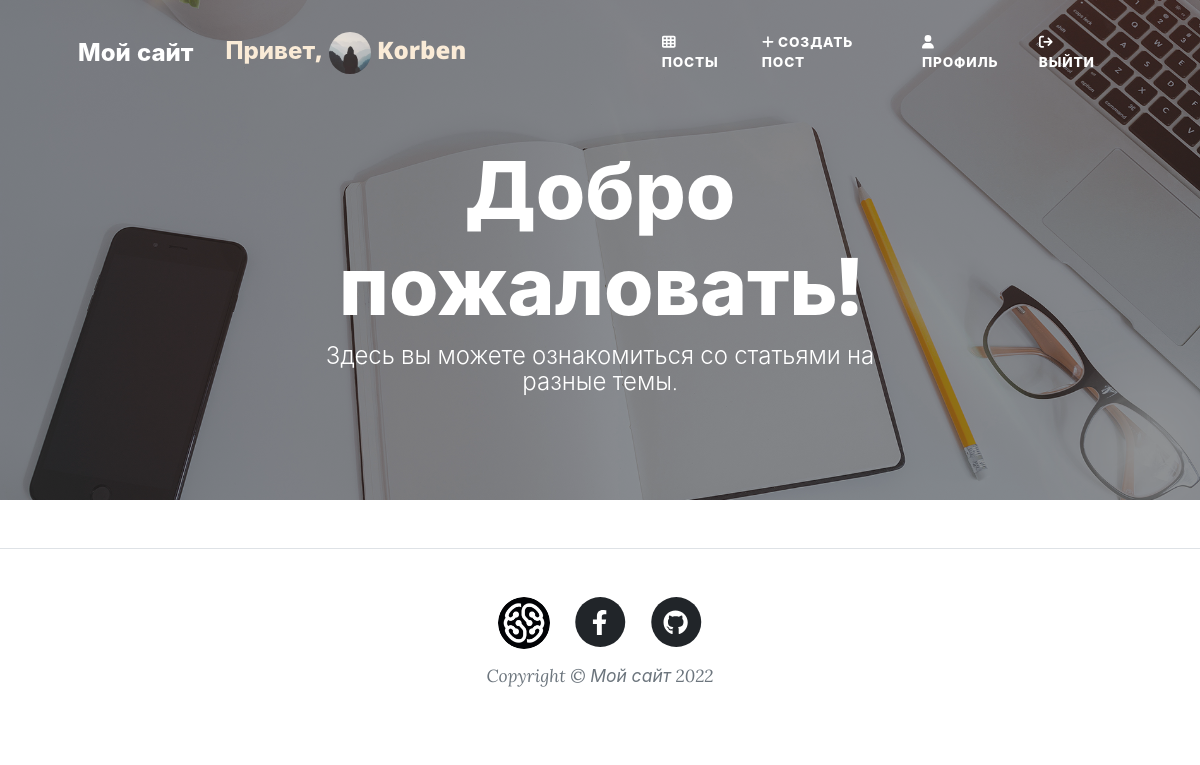
/home (signed in), run on the app's committed database.
### first_flask_project/models.py (models this page shows, shortened)
class User(db.Model, UserMixin):
    id = db.Column(db.Integer, primary_key=True)
    username = db.Column(db.String(30), unique=True, nullable=False)
    email = db.Column(db.String(120), unique=True, nullable=False)
    avatar_image = db.Column(db.String(30), nullable=False,
                             default='default.png')
    password = db.Column(db.String(60), nullable=False)
    posts = db.relationship('Post', backref='author', lazy=True)

### first_flask_project/main/routes.py (the view)
@main.route("/")
@main.route("/home")
def home():
    return render_template('index.html')

### first_flask_project/models.py (called while the page is built)
@login_manager.user_loader
def load_user(user_id):
    return User.query.get(int(user_id))

### first_flask_project/templates/index.html (shortened to what this page needs)
<!DOCTYPE html>
<html lang="en">
    <head>
        <link href="{{ url_for('static', filename='css/styles.css') }}"
              rel="stylesheet"
              type="text/css" />
    </head>
    <body>
        {% block navbar %}
            {% include 'includes/navbar.html' %}
        {% endblock navbar %}
        {% block header %}
            {% include 'includes/header.html' %}
        {% endblock header %}
        {% block footer %}
            {% include 'includes/footer.html' %}
        {% endblock footer %}
    </body>
</html>

### first_flask_project/templates/includes/navbar.html (shortened to what this page needs)
<nav class="navbar navbar-expand-lg navbar-light" id="mainNav">
    <div class="container px-4 px-lg-5">
        <a class="navbar-brand" href="/home">Мой сайт</a>
        {% if current_user.is_authenticated %}
            <h4 style="margin-top: 10px; color: antiquewhite;">
                Привет, <img class="rounded-circle account-img"
                                     src="{{ url_for('static', filename='profile_pics/' + current_user.avatar_image) }}"
                                     style="width: 10%;">
                {{ current_user.username }}
            </h4>
        {% endif %}
        <div class="collapse navbar-collapse" id="navbarResponsive">
            <ul class="navbar-nav ms-auto py-4 py-lg-0">
                {% if current_user.is_authenticated %}
                    <li class="nav-item">
                        <a class="nav-link px-lg-3 py-3 py-lg-4"
                           href="{{url_for('posts.allpost') }}"
                           style="font-size: 0.85rem;">
                            <i class="fa fa-th"></i>
                            Посты
                        </a>
                    </li>
                    <li class="nav-item">
                        <a class="nav-link px-lg-3 py-3 py-lg-4"
                           href="{{url_for('posts.new_post') }}"
                           style="font-size: 0.85rem;">
                            <i class="fa fa-plus"></i>
                            Создать пост
                        </a>
                    </li>
                    <li class="nav-item">
                        <a class="nav-link px-lg-3 py-3 py-lg-4"
                           href="{{url_for('users.account') }}"
                           style="font-size: 0.85rem;">
                            <i class="fa fa-user"></i>
                            Профиль
                        </a>
                    </li>
                    <li class="nav-item">
                        <a class="nav-link px-lg-3 py-3 py-lg-4"
                           href="{{ url_for('users.logout') }}"
                           style="font-size: 0.85rem;">
                            <i class="fa fa-sign-out"></i>
                            Выйти
                        </a>
                    </li>
                {% endif %}
            </ul>
        </div>
    </div>
</nav>

### data on the page
User: avatar_image (picture), username "Korben"
